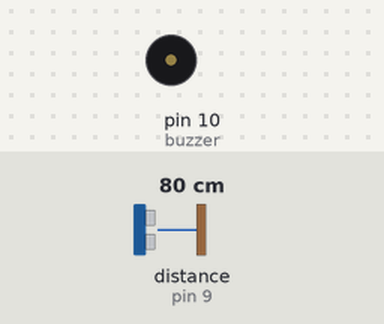
The sketch below on a simulated Arduino Uno, built with avr-gcc and run on an emulated ATmega328P. Shown: buzzer (waves = sounding). Wiring (inferred from the names in the program): ultrasonic range finder: trigger pin 8; echo pin 9. The inputs (shaded band) are chosen by the test bench; at power-on: distance to the obstacle (sensor on pin 9) 80 cm. The echo pulse lasts 58.3 µs per cm.

Above: at 1.4 s.
1.5 s: distance to the obstacle (sensor on pin 9) set to 2 cm
At 2.6 s:
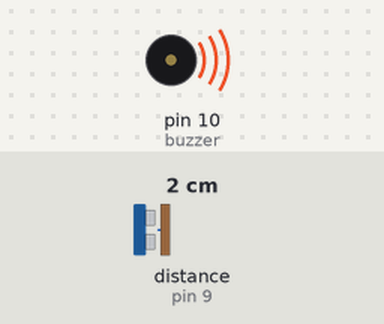
3.0 s: distance to the obstacle (sensor on pin 9) set to 41 cm
At 3.5 s:
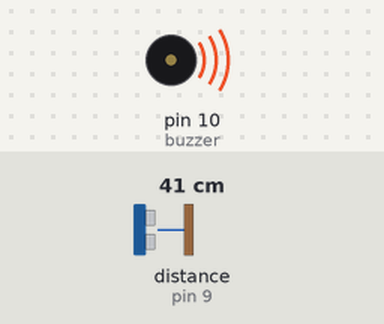
4.9 s: distance to the obstacle (sensor on pin 9) set to 48 cm
6.5 s: distance to the obstacle (sensor on pin 9) set to 4 cm
At 7.0 s:
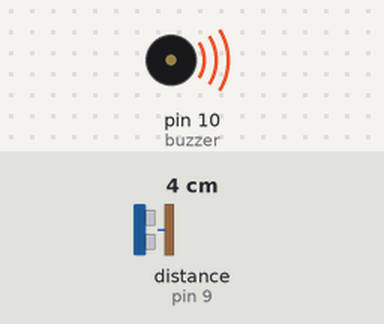
8.0 s: distance to the obstacle (sensor on pin 9) set to 60 cm
At 9.1 s:
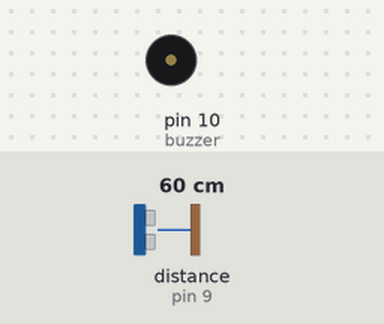
Timing chart, 0 to 10.5 s (numbered marks = the images above; inputs shaded):
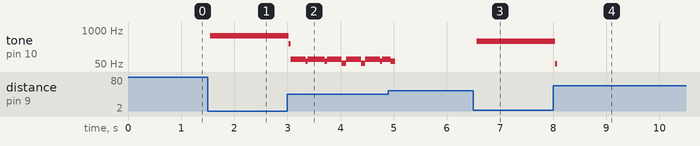

Measured:
- after the input at 1.5 s, tone on pin 10 (buzzer): silent → 609 Hz after 0.05 s
- after the input at 3.0 s, tone on pin 10 (buzzer): plays 292 Hz for 0.04 s, 75 Hz for 0.28 s, 64 Hz for 0.04 s, 75 Hz for 0.32 s, 64 Hz for 0.04 s, 75 Hz for 0.28 s … (12 notes in this stretch), starting at once
- after the input at 6.5 s, tone on pin 10 (buzzer): silent → 366 Hz after 0.06 s
- after the input at 8.0 s, tone on pin 10 (buzzer): 366 Hz → 52 Hz at once, → silent 0.04 s later

The sketch:

UltrasonicSensor3.ino
```cpp
// Kira Milgrim, June 2020
// This code is written to program a device that will detect obstacles
// and alert a blind person upon approach.

// This project was completed for the summer 1 session of EK210

#define trigPin 8
#define echoPin 9
#define buzzer 10

long duration;
float distanceInch;
int timer;

void setup() {
  // assign the devices to pins and define them as input or output pins
  pinMode(trigPin, OUTPUT);
  pinMode(echoPin, INPUT);
  pinMode(buzzer, OUTPUT);
  digitalWrite(buzzer, HIGH);
  delay(200);
  digitalWrite(buzzer, LOW);

}

void loop() {
  // set up the ultrasonic sensor
  digitalWrite(trigPin, LOW);
  delayMicroseconds(2);
  digitalWrite(trigPin, HIGH);
  delayMicroseconds(10);
  digitalWrite(trigPin, LOW);

  // extracting the information gathered by the ultrasonic sensor
  duration = pulseIn(echoPin, HIGH);

  // convert the duration of time reported by the sensor into a disntance (inches)
  //using the speed of light 0.0133
  distanceInch = duration * 0.0133 / 2;

  digitalWrite(buzzer, HIGH);
  // using delay(1) to make the buzzer sound more like a tick.
  delay(1);
  digitalWrite(buzzer, LOW);

  timer = distanceInch;

  // when the distance becomes shorter, so will the length of time between ticks.
  delay(timer);
}
```
